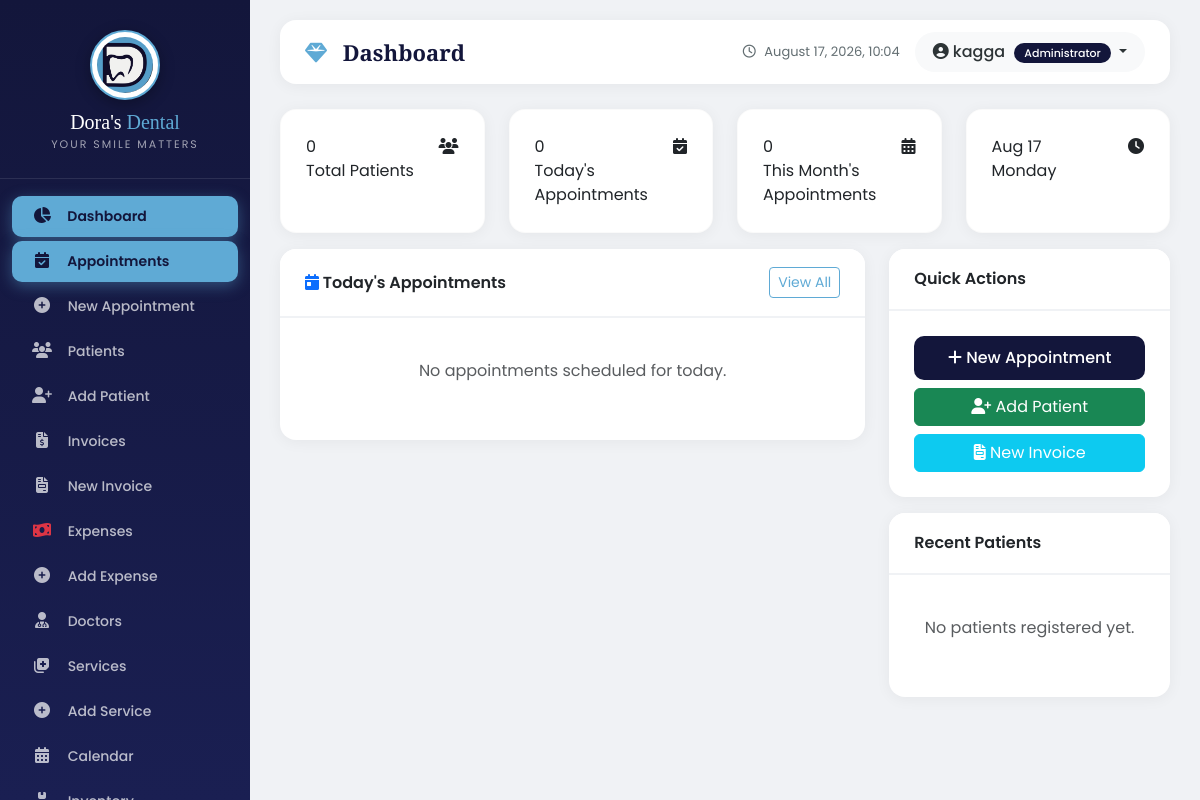
Before: /appointments/dashboard/ (signed in) with the older database file.
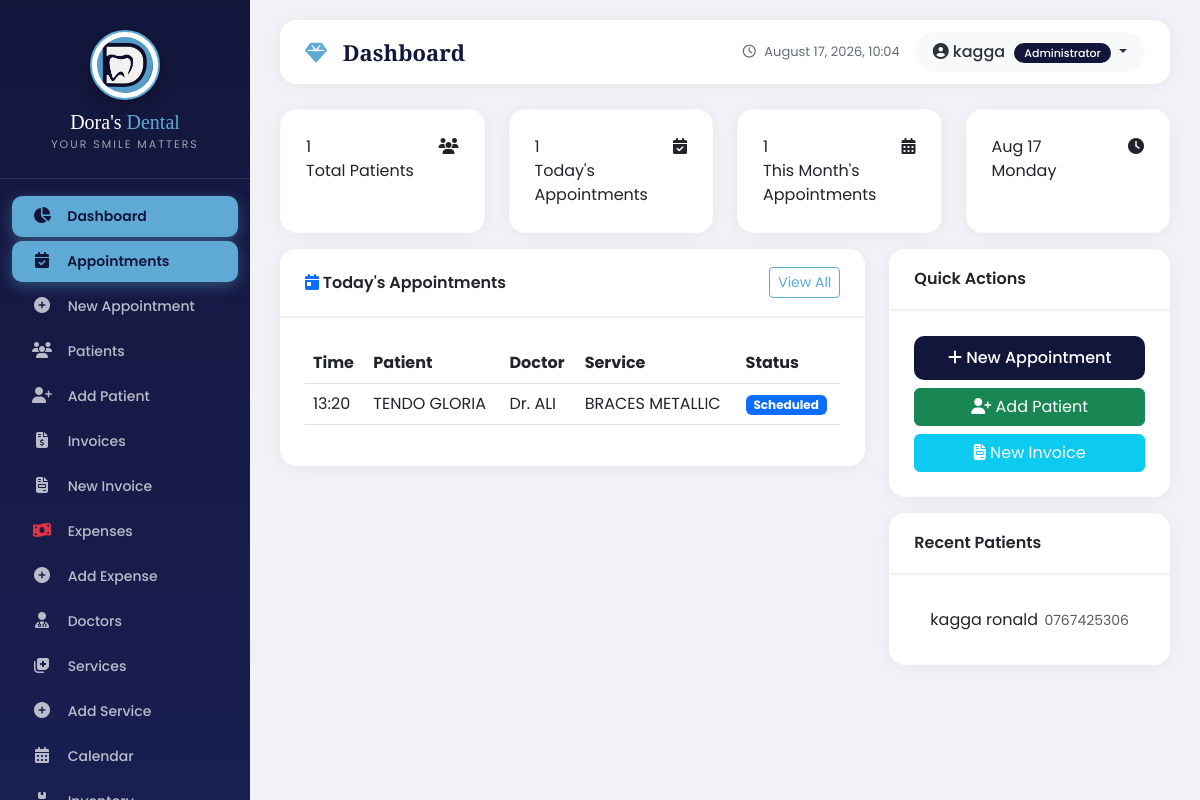
After: the same page with the newer database file.
### appointments/models.py (models this page shows, shortened)
class Appointment(models.Model):
    STATUS_CHOICES = [
        ('scheduled', 'Scheduled'),
        ('checked_in', 'Checked In'),
        ('in_progress', 'In Progress'),
        ('completed', 'Completed'),
        ('cancelled', 'Cancelled'),
        ('no_show', 'No Show'),
    ]
    patient = models.ForeignKey(Patient, on_delete=models.CASCADE)
    doctor = models.ForeignKey(Doctor, on_delete=models.CASCADE)
    service = models.ForeignKey(Service, on_delete=models.CASCADE)
    appointment_date = models.DateField()
    appointment_time = models.TimeField()
    duration_minutes = models.IntegerField(default=30)
    status = models.CharField(max_length=20, choices=STATUS_CHOICES, default='scheduled')
    notes = models.TextField(blank=True, null=True)
    diagnosis = models.TextField(blank=True, null=True)
    consultation_notes = models.TextField(blank=True, null=True)
    treatment_plan = models.TextField(blank=True, null=True)
    prescription = models.TextField(blank=True, null=True)
    treatment_cost = models.DecimalField(max_digits=10, decimal_places=2, null=True, blank=True)
    referred_to = models.CharField(max_length=200, blank=True, null=True)
    follow_up_date = models.DateField(null=True, blank=True)
    follow_up_notes = models.TextField(blank=True, null=True)
    notification_email = models.EmailField(blank=True, null=True)
    notification_phone = models.CharField(max_length=20, blank=True, null=True)
    send_reminder = models.BooleanField(default=False)
    reminder_sent = models.BooleanField(default=False)
    created_at = models.DateTimeField(auto_now_add=True)
    updated_at = models.DateTimeField(auto_now=True)
    created_by = models.ForeignKey('auth.User', on_delete=models.SET_NULL, null=True, blank=True)
    class Meta:
        ordering = ['-appointment_date', '-appointment_time']

class Doctor(models.Model):
    name = models.CharField(max_length=100)
    specialization = models.CharField(max_length=100, blank=True)
    phone = models.CharField(max_length=20, blank=True)
    email = models.EmailField(blank=True)
    is_active = models.BooleanField(default=True)
    class Meta:
        ordering = ['name']

class Service(models.Model):
    name = models.CharField(max_length=100)
    description = models.TextField(blank=True)
    price = models.DecimalField(max_digits=10, decimal_places=2)
    duration_minutes = models.IntegerField(default=30)
    is_active = models.BooleanField(default=True)
    class Meta:
        ordering = ['name']

### patients/models.py (models this page shows, shortened)
class Patient(models.Model):
    GENDER_CHOICES = [
        ('M', 'Male'),
        ('F', 'Female'),
        ('O', 'Other'),
    ]
    first_name = models.CharField(max_length=100)
    last_name = models.CharField(max_length=100)
    date_of_birth = models.DateField(blank=True, null=True)
    age_years = models.IntegerField(blank=True, null=True, help_text="If date of birth is unknown, enter age in years")
    gender = models.CharField(max_length=1, choices=GENDER_CHOICES)
    profile_picture = models.ImageField(upload_to='patient_photos/', blank=True, null=True)
    phone = models.CharField(max_length=20)
    email = models.EmailField(blank=True, null=True)
    address = models.TextField(blank=True, null=True)
    next_of_kin = models.CharField(max_length=200, blank=True, null=True)
    next_of_kin_contact = models.CharField(max_length=20, blank=True, null=True)
    under_physician = models.CharField(max_length=3, blank=True, null=True, choices=[('yes', 'Yes'), ('no', 'No')])
    physician_details = models.TextField(blank=True, null=True)
    allergies = models.TextField(blank=True, null=True)
    current_medications = models.TextField(blank=True, null=True)
    reason_for_visit = models.TextField(blank=True, null=True)
    dental_discomfort = models.CharField(max_length=3, blank=True, null=True, choices=[('yes', 'Yes'), ('no', 'No')])
    discomfort_details = models.TextField(blank=True, null=True)
    last_dental_visit = models.DateField(blank=True, null=True)
    previous_surgery = models.CharField(max_length=3, blank=True, null=True, choices=[('yes', 'Yes'), ('no', 'No')])
    surgery_details = models.TextField(blank=True, null=True)
    registered_at = models.DateTimeField(auto_now_add=True)  # ✅ This is the fix!
    is_active = models.BooleanField(default=True)
    @property
    def full_name(self):
        return f"{self.first_name} {self.last_name}"
    @property
    def age(self):
        """Calculate age from date of birth or use age_years"""
        if self.date_of_birth:
            today = date.today()
            age = today.year - self.date_of_birth.year
            if (today.month, today.day) < (self.date_of_birth.month, self.date_of_birth.day):
                age -= 1
            return age
        return self.age_years
    class Meta:
        ordering = ['first_name', 'last_name']
        verbose_name = "Patient"
        verbose_name_plural = "Patients"

### appointments/views.py (the view)
# urls.py: path('dashboard/', views.dashboard, name='dashboard'),
@login_required
def dashboard(request):
    user_profile = request.user.profile
    today = timezone.now().date()
    start_of_month = today.replace(day=1)
    if is_doctor(request.user):
        doctor = user_profile.doctor
        if doctor:
            total_patients = Patient.objects.filter(
                appointment__doctor=doctor
            ).distinct().count()
            total_appointments_today = Appointment.objects.filter(
                doctor=doctor,
                appointment_date=today
            ).count()
            total_appointments_month = Appointment.objects.filter(
                doctor=doctor,
                appointment_date__gte=start_of_month
            ).count()
            today_appointments = Appointment.objects.filter(
                doctor=doctor,
                appointment_date=today
            ).select_related('patient', 'doctor', 'service').order_by('appointment_time')
            upcoming_appointments = Appointment.objects.filter(
                doctor=doctor,
                appointment_date__gte=today,
                status__in=['scheduled', 'checked_in']
            ).select_related('patient', 'doctor', 'service').order_by('appointment_date', 'appointment_time')[:10]
            recent_patients = Patient.objects.filter(
                appointment__doctor=doctor
            ).distinct().order_by('-registered_at')[:5]
        else:
            total_patients = 0
            total_appointments_today = 0
            total_appointments_month = 0
            today_appointments = []
            upcoming_appointments = []
            recent_patients = []
    else:
        total_patients = Patient.objects.filter(is_active=True).count()
        total_appointments_today = Appointment.objects.filter(appointment_date=today).count()
        total_appointments_month = Appointment.objects.filter(appointment_date__gte=start_of_month).count()
        today_appointments = Appointment.objects.filter(
            appointment_date=today
        ).select_related('patient', 'doctor', 'service').order_by('appointment_time')
        upcoming_appointments = Appointment.objects.filter(
            appointment_date__gte=today,
            status__in=['scheduled', 'checked_in']
        ).select_related('patient', 'doctor', 'service').order_by('appointment_date', 'appointment_time')[:10]
        recent_patients = Patient.objects.filter(is_active=True).order_by('-registered_at')[:5]
    context = {
        'total_patients': total_patients,
        'total_appointments_today': total_appointments_today,
        'total_appointments_month': total_appointments_month,
        'today_appointments': today_appointments,
        'upcoming_appointments': upcoming_appointments,
        'recent_patients': recent_patients,
        'today': today,
        'is_doctor': is_doctor(request.user),
    }
    return render(request, 'appointments/dashboard.html', context)

### appointments/views.py (called while the page is built)
def is_doctor(user):
    return hasattr(user, 'profile') and user.profile.role == 'doctor'

### core/models.py (called while the page is built)
    @classmethod
    def get_settings(cls):
        settings, created = cls.objects.get_or_create(id=1)
        return settings

### templates/appointments/dashboard.html (shortened to what the changed rows need)
{% extends 'base.html' %}
{% block content %}
<div class="row">
    <div class="col-md-3 mb-3">
        <div class="stat-card">
            <div class="d-flex justify-content-between">
                <div>
                    <div class="number">{{ total_patients }}</div>
                    <div class="label">Total Patients</div>
                </div>
            </div>
        </div>
    </div>
    <div class="col-md-3 mb-3">
        <div class="stat-card">
            <div class="d-flex justify-content-between">
                <div>
                    <div class="number">{{ total_appointments_today }}</div>
                    <div class="label">Today's Appointments</div>
                </div>
            </div>
        </div>
    </div>
    <div class="col-md-3 mb-3">
        <div class="stat-card">
            <div class="d-flex justify-content-between">
                <div>
                    <div class="number">{{ total_appointments_month }}</div>
                    <div class="label">This Month's Appointments</div>
                </div>
            </div>
        </div>
    </div>
</div>
<div class="row">
    <div class="col-md-8">
        <div class="card">
            <div class="card-body">
                {% if today_appointments %}
                    <div class="table-responsive">
                        <table class="table table-hover">
                            <thead>
                                <tr>
                                    <th>Time</th>
                                    <th>Patient</th>
                                    <th>Doctor</th>
                                    <th>Service</th>
                                    <th>Status</th>
                                </tr>
                            </thead>
                            <tbody>
                                {% for appt in today_appointments %}
                                <tr>
                                    <td>{{ appt.appointment_time|time:"H:i" }}</td>
                                    <td>{{ appt.patient.full_name }}</td>
                                    <td>Dr. {{ appt.doctor.name }}</td>
                                    <td>{{ appt.service.name }}</td>
                                    <td>
                                        <span class="badge {% if appt.status == 'scheduled' %}bg-primary{% elif appt.status == 'completed' %}bg-success{% elif appt.status == 'cancelled' %}bg-danger{% else %}bg-warning{% endif %}">
                                            {{ appt.get_status_display }}
                                        </span>
                                    </td>
                                </tr>
                                {% endfor %}
                            </tbody>
                        </table>
                    </div>
                {% else %}
                    <p class="text-muted text-center py-3">No appointments scheduled for today.</p>
                {% endif %}
            </div>
        </div>
    </div>
    <div class="col-md-4">
        <div class="card">
            <div class="card-body">
                {% if recent_patients %}
                    <ul class="list-group list-group-flush">
                    {% for patient in recent_patients %}
                        <li class="list-group-item d-flex justify-content-between align-items-center">
                            {{ patient.full_name }}
                            <small class="text-muted">{{ patient.phone }}</small>
                        </li>
                    {% endfor %}
                    </ul>
                {% else %}
                    <p class="text-muted text-center py-3">No patients registered yet.</p>
                {% endif %}
            </div>
        </div>
    </div>
</div>
{% endblock %}

Changed rows visible on the page:
added Appointment: appointment_time "13:20", patient.full_name "TENDO GLORIA", doctor.name "ALI", service.name "BRACES METALLIC", status "Scheduled"
added Patient: full_name "kagga ronald", phone "0767425306"
Other visible differences:
{{ total_patients }}: "0" → "1"
{{ total_appointments_today }}: "0" → "1"
{{ total_appointments_month }}: "0" → "1"
text no longer shown: "No appointments scheduled for today. No patients registered yet."
text now shown: "Time Patient Doctor Service Status"
